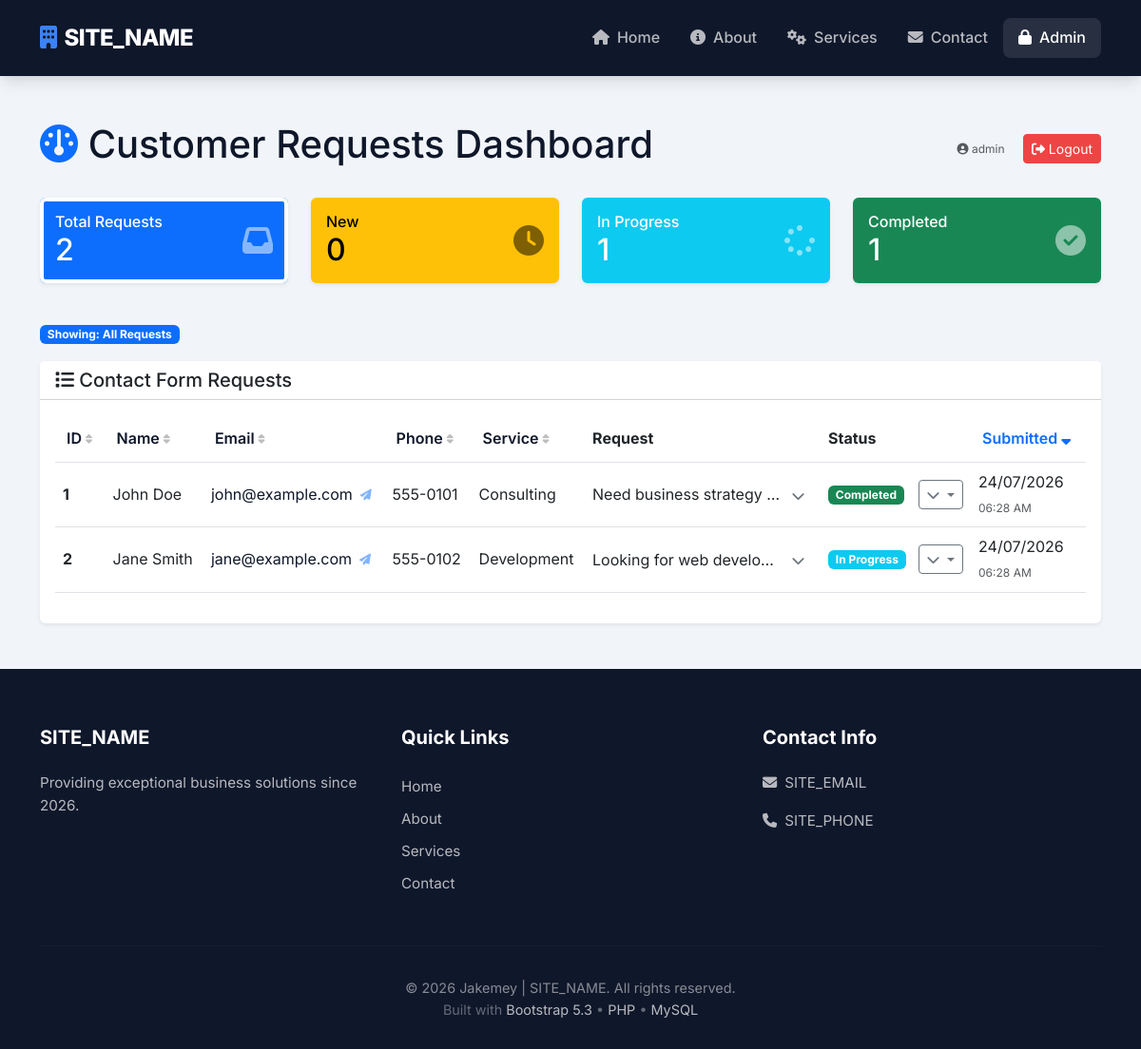
The page /view_requests.php (signed in) on the database its author committed.
### tables this page shows
CREATE TABLE IF NOT EXISTS customer_requests (
    id INT AUTO_INCREMENT PRIMARY KEY,
    name VARCHAR(100) NOT NULL,
    email VARCHAR(100) NOT NULL,
    phone VARCHAR(30),
    service VARCHAR(100),
    request VARCHAR(1000),
    status ENUM('new', 'in_progress', 'completed') DEFAULT 'new',
    created_at TIMESTAMP DEFAULT CURRENT_TIMESTAMP,
    updated_at TIMESTAMP DEFAULT CURRENT_TIMESTAMP ON UPDATE CURRENT_TIMESTAMP
);

### view_requests.php (the view, shortened to what the rows shown need)
<?php
$logged_in = isset($_SESSION['admin_logged_in']) && $_SESSION['admin_logged_in'] === true;
$status_filter = isset($_GET['filter']) ? $_GET['filter'] : 'all';
$where_clause = '';
$sort_column = isset($_GET['sort']) ? $_GET['sort'] : 'created_at';
$sort_direction = isset($_GET['dir']) ? $_GET['dir'] : 'DESC';
$sort_direction = strtoupper($sort_direction);
$order_by = "ORDER BY $sort_column $sort_direction";
$next_dir = ($sort_direction == 'ASC') ? 'DESC' : 'ASC';
if (!$logged_in):
?>
<!DOCTYPE html>
<html lang="en">
<head>
    <meta charset="UTF-8">
    <meta name="viewport" content="width=device-width, initial-scale=1.0">
    <title>Admin Login</title>
    <link href="https://cdn.jsdelivr.net/npm/bootstrap@5.3.0/dist/css/bootstrap.min.css" rel="stylesheet">
    <link rel="stylesheet" href="https://cdnjs.cloudflare.com/ajax/libs/font-awesome/6.4.0/css/all.min.css">
    <link rel="stylesheet" href="style.css">
</head>
<body>
    <?php include 'includes/navbar.php'; ?>
    <div class="container py-5">
        <h1 class="text-center mb-5">Admin Login</h1>
        <div class="row justify-content-center">
            <div class="col-md-5">
                <div class="card shadow border-0">
                    <div class="card-body p-4">
                        <?php if (isset($login_error)): ?>
                            <div class="alert alert-danger"><?php echo htmlspecialchars($login_error); ?></div>
                        <?php endif; ?>
                        <form method="POST">
                            <div class="mb-3">
                                <label for="username" class="form-label"><i class="fas fa-user"></i> Username</label>
                                <input type="text" class="form-control" id="username" name="username" required>
                            </div>
                            <div class="mb-3">
                                <label for="password" class="form-label"><i class="fas fa-key"></i> Password</label>
                                <input type="password" class="form-control" id="password" name="password" required>
                            </div>
                            <button type="submit" name="login" class="btn btn-primary w-100">
                                <i class="fas fa-sign-in-alt"></i> Login
                            </button>
                        </form>
                        <p class="text-muted mt-3 small text-center">Try: admin / password</p>
                    </div>
                </div>
            </div>
        </div>
    </div>
    <?php include 'includes/footer.php'; ?>
    <script src="https://cdn.jsdelivr.net/npm/bootstrap@5.3.0/dist/js/bootstrap.bundle.min.js"></script>
    <script src="script.js"></script>
</body>
</html>
<?php
else:
?>
<!DOCTYPE html>
<html lang="en">
<head>
    <link href="https://cdn.jsdelivr.net/npm/bootstrap@5.3.0/dist/css/bootstrap.min.css" rel="stylesheet">
    <link rel="stylesheet" href="https://cdnjs.cloudflare.com/ajax/libs/font-awesome/6.4.0/css/all.min.css">
    <link rel="stylesheet" href="style.css">
</head>
<body>
    <div class="container py-5">
        <div class="d-flex justify-content-between align-items-center mb-4">
            <h1><i class="fas fa-dashboard text-primary"></i> Customer Requests Dashboard</h1>
        </div>
        <div class="row mb-4">
            <?php
            $stats = [
                ['Total Requests', 'fa-inbox', 'primary', "SELECT COUNT(*) as total FROM customer_requests", 'all'],
                ['New', 'fa-clock', 'warning', "SELECT COUNT(*) as total FROM customer_requests WHERE status = 'new'", 'new'],
                ['In Progress', 'fa-spinner', 'info', "SELECT COUNT(*) as total FROM customer_requests WHERE status = 'in_progress'", 'in_progress'],
                ['Completed', 'fa-check-circle', 'success', "SELECT COUNT(*) as total FROM customer_requests WHERE status = 'completed'", 'completed']
            ];
            foreach ($stats as $stat) {
                $result = mysqli_query($conn, $stat[3]);
                $row = mysqli_fetch_assoc($result);
                $is_active = ($status_filter == $stat[4]) ? 'active-filter' : '';
                echo '
                <div class="col-md-3 mb-3">
                    <div class="card shadow-sm h-100 stat-clickable stat-' . $stat[2] . ' ' . $is_active . '" data-filter="' . $stat[4] . '">
                        <div class="card-body">
                            <div class="d-flex justify-content-between align-items-center">
                                <div>
                                    <h6 class="mb-0">' . $stat[0] . '</h6>
                                    <h2 class="mb-0">' . $row['total'] . '</h2>
                                </div>
                                <i class="fas ' . $stat[1] . ' fa-2x opacity-50"></i>
                            </div>
                        </div>
                    </div>
                </div>';
            }
            ?>
        </div>
        <div class="card shadow-sm border-0">
            <div class="card-body">
                <div class="table-responsive">
                    <table class="table table-hover table-align-middle">
                        <thead>
                            <tr>
                                <th>
                                    <a href="?filter=<?php echo $status_filter; ?>&sort=id&dir=<?php echo ($sort_column == 'id') ? $next_dir : 'ASC'; ?>" class="sort-link <?php echo ($sort_column == 'id') ? 'active' : ''; ?>">
                                        ID
                                        <?php if ($sort_column == 'id'): ?>
                                            <i class="fas fa-sort-<?php echo strtolower($sort_direction); ?>"></i>
                                        <?php else: ?>
                                            <i class="fas fa-sort text-muted"></i>
                                        <?php endif; ?>
                                    </a>
                                </th>
                                <th>
                                    <a href="?filter=<?php echo $status_filter; ?>&sort=name&dir=<?php echo ($sort_column == 'name') ? $next_dir : 'ASC'; ?>" class="sort-link <?php echo ($sort_column == 'name') ? 'active' : ''; ?>">
                                        Name
                                        <?php if ($sort_column == 'name'): ?>
                                            <i class="fas fa-sort-<?php echo strtolower($sort_direction); ?>"></i>
                                        <?php else: ?>
                                            <i class="fas fa-sort text-muted"></i>
                                        <?php endif; ?>
                                    </a>
                                </th>
                                <th>
                                    <a href="?filter=<?php echo $status_filter; ?>&sort=email&dir=<?php echo ($sort_column == 'email') ? $next_dir : 'ASC'; ?>" class="sort-link <?php echo ($sort_column == 'email') ? 'active' : ''; ?>">
                                        Email
                                        <?php if ($sort_column == 'email'): ?>
                                            <i class="fas fa-sort-<?php echo strtolower($sort_direction); ?>"></i>
                                        <?php else: ?>
                                            <i class="fas fa-sort text-muted"></i>
                                        <?php endif; ?>
                                    </a>
                                </th>
                                <th>
                                    <a href="?filter=<?php echo $status_filter; ?>&sort=phone&dir=<?php echo ($sort_column == 'phone') ? $next_dir : 'ASC'; ?>" class="sort-link <?php echo ($sort_column == 'phone') ? 'active' : ''; ?>">
                                        Phone
                                        <?php if ($sort_column == 'phone'): ?>
                                            <i class="fas fa-sort-<?php echo strtolower($sort_direction); ?>"></i>
                                        <?php else: ?>
                                            <i class="fas fa-sort text-muted"></i>
                                        <?php endif; ?>
                                    </a>
                                </th>
                                <th>
                                    <a href="?filter=<?php echo $status_filter; ?>&sort=service&dir=<?php echo ($sort_column == 'service') ? $next_dir : 'ASC'; ?>" class="sort-link <?php echo ($sort_column == 'service') ? 'active' : ''; ?>">
                                        Service
                                        <?php if ($sort_column == 'service'): ?>
                                            <i class="fas fa-sort-<?php echo strtolower($sort_direction); ?>"></i>
                                        <?php else: ?>
                                            <i class="fas fa-sort text-muted"></i>
                                        <?php endif; ?>
                                    </a>
                                </th>
                                <th>Request</th>
                                <th>Status</th>
                                <th>
                                    <a href="?filter=<?php echo $status_filter; ?>&sort=created_at&dir=<?php echo ($sort_column == 'created_at') ? $next_dir : 'DESC'; ?>" class="sort-link <?php echo ($sort_column == 'created_at') ? 'active' : ''; ?>">
                                        Submitted
                                        <?php if ($sort_column == 'created_at'): ?>
                                            <i class="fas fa-sort-<?php echo strtolower($sort_direction); ?>"></i>
                                        <?php else: ?>
                                            <i class="fas fa-sort text-muted"></i>
                                        <?php endif; ?>
                                    </a>
                                </th>
                            </tr>
                        </thead>
                        <tbody>
                            <?php
                            $sql = "SELECT * FROM customer_requests $where_clause $order_by";
                            $result = mysqli_query($conn, $sql);
                            if (mysqli_num_rows($result) > 0) {
                                while($row = mysqli_fetch_assoc($result)) {
                                    $status_badge = [
                                        'new' => 'badge-warning',
                                        'in_progress' => 'badge-info',
                                        'completed' => 'badge-success'
                                    ];
                                    $status_label = [
                                        'new' => 'New',
                                        'in_progress' => 'In Progress',
                                        'completed' => 'Completed'
                                    ];
                                    $request_preview = htmlspecialchars($row['request']);
                                    $phone_display = !empty($row['phone']) ? htmlspecialchars($row['phone']) : '—';
                                    $email_subject = 'Re: ' . htmlspecialchars($row['service']) . ' Request';
                                    $email_body = "Dear " . htmlspecialchars($row['name']) . ",%0D%0A%0D%0A"
                                                . "Thank you for your request regarding " . htmlspecialchars($row['service']) . ".%0D%0A%0D%0A"
                                                . "We will get back to you shortly.%0D%0A%0D%0A"
                                                . "Best regards,%0D%0A"
                                                . "The Team";
                                    $email_subject_encoded = rawurlencode($email_subject);
                                    $email_body_encoded = $email_body;
                                    ?>
                                    <tr>
                                        <td><strong><?php echo $row['id']; ?></strong></td>
                                        <td><?php echo htmlspecialchars($row['name']); ?></td>
                                        <td>
                                            <a href="mailto:<?php echo htmlspecialchars($row['email']); ?>?subject=<?php echo $email_subject_encoded; ?>&body=<?php echo $email_body_encoded; ?>"
                                               class="text-decoration-none"
                                               title="Click to email <?php echo htmlspecialchars($row['name']); ?>">
                                                <?php echo htmlspecialchars($row['email']); ?>
                                                <i class="fas fa-paper-plane fa-xs text-primary ms-1"></i>
                                            </a>
                                        </td>
                                        <td><?php echo $phone_display; ?></td>
                                        <td><?php echo htmlspecialchars($row['service']); ?></td>
                                        <td>
                                            <span class="request-preview">
                                                <?php echo $request_preview; ?>
                                            </span>
                                            <button class="btn btn-link btn-sm p-0 ms-1 btn-view"
                                                    type="button"
                                                    data-bs-toggle="collapse"
                                                    data-bs-target="#request<?php echo $row['id']; ?>"
                                                    onclick="this.querySelector('.expand-icon').classList.toggle('rotated')">
                                                <i class="fas fa-chevron-down expand-icon"></i>
                                            </button>
                                        </td>
                                        <td>
                                            <div class="d-flex align-items-center justify-content-between gap-2">
                                                <span class="badge <?php echo $status_badge[$row['status']]; ?>">
                                                    <?php echo $status_label[$row['status']]; ?>
                                                </span>
                                                <div class="dropdown d-inline-block">
                                                    <button class="btn btn-sm btn-outline-secondary dropdown-toggle"
                                                            type="button"
                                                            data-bs-toggle="dropdown"
                                                            title="Change status">
                                                        <i class="fas fa-chevron-down"></i>
                                                    </button>
                                                </div>
                                            </div>
                                        </td>
                                        <td class="text-nowrap">
                                            <?php echo date('d/m/Y', strtotime($row['created_at'])); ?>
                                            <br>
                                            <small class="text-muted"><?php echo date('h:i A', strtotime($row['created_at'])); ?></small>
                                        </td>
                                    </tr>
                                    <?php
                                }
                            } else {
                                echo '<tr><td colspan="8" class="text-center text-muted py-3">No requests found.</td></tr>';
                            }
                            ?>
                        </tbody>
                    </table>
                </div>
            </div>
        </div>
    </div>
</body>
</html>
<?php
endif;
?>

### rows shown on the page
customer_requests: id "1", name "John Doe", email "john@example.com", phone "555-0101", service "Consulting", request "Need business strategy…", status "Completed", created_at "24/07/2026", created_at "06:28 AM"
customer_requests: id "2", name "Jane Smith", email "jane@example.com", phone "555-0102", service "Development", request "Looking for web develo…", status "In Progress", created_at "24/07/2026", created_at "06:28 AM"

### other values the page prints
SITE_NAME "SITE_NAME"
$_SESSION['admin_username'] "admin"
$stat[0] "Total Requests"
$row['total'] "2"
$stat[0] "New"
$row['total'] "0"
$stat[0] "In Progress"
$row['total'] "1"
$stat[0] "Completed"
SITE_EMAIL "SITE_EMAIL"
SITE_PHONE "SITE_PHONE"
